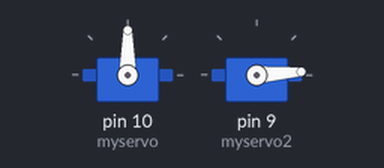
The sketch below on a simulated Arduino Uno, built with avr-gcc and run on an emulated ATmega328P. Parts: 2 × servo. What the sketch prints to the serial monitor is not drawn.

Above: at 0.15 s.
At 4.89 s:
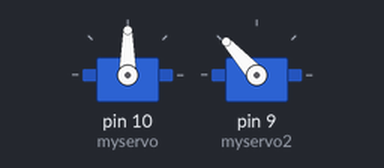
At 6.4 s:
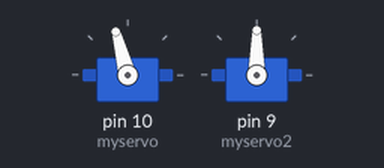
At 9.3 s:
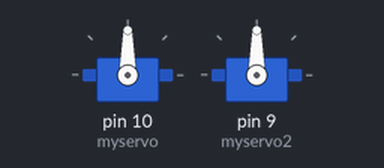
Timing chart, 0 to 10.8 s (numbered marks = the images above):
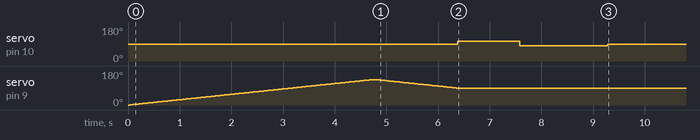

The sketch:

servo_vertical_horizontal_1.ino
```cpp
#include <Servo.h>
Servo myservo,myservo2;
int temp,pos=0;
void setup()
{
  myservo.attach(10);
  myservo2.attach(9);
  Serial.begin(9600);

}

void loop()
{
  if(temp==0)
  {
    up();
    Serial.println("up");
  }
  else if(temp==1)
  {
    down();
    Serial.println("down");
  }
  else if(temp==2)
{
 left();
}
else if(temp==3)
{
  right();
}
else
stop1();

}

void stop1()
{
  Serial.println("stop");
  myservo2.write(90);
  myservo.write(90);
}


void up()
{

  for (pos = 0; pos <=135; pos += 1) { // goes from 0 degrees to 180 degrees
    // in steps of 1 degree
    myservo2.write(pos);              // tell servo to go to position in variable 'pos'
    delay(35);                       // waits 15ms for the servo to reach the position
  }
  temp=1;
}


void down()
{
  for (pos = 135; pos >=90; pos -= 1) { // goes from 0 degrees to 180 degrees
    // in steps of 1 degree
    myservo2.write(pos);              // tell servo to go to position in variable 'pos'
    delay(35);                       // waits 15ms for the servo to reach the position
  }
    temp=2;

}

void left()
{
  temp=3;
  myservo.write(105);
  Serial.println("left");
  delay(1200);
}


void right()
{
 temp=4;
  myservo.write(80);
  Serial.println("right");
  delay(1700);
}
```

Measured:
- by itself, servo on pin 10 (myservo): 90° → 105° at 6.4 s, → 80° 1.2 s later, → 90° 1.7 s later
- by itself, servo on pin 9 (myservo2): rises from 0° to 135° in 4.7 s, then falls to 90° in 1.6 s
